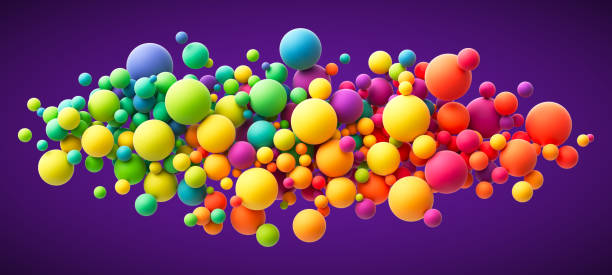
#> input picture Images/image4.jpg, 612 x 275 px, found by its file name
$ python 'image contours.py'
#> lines starting #> are read from the running program, lines starting #| are printed output that depends on the picture; after the words box and inside, x2 and y2 are one past the last pixel; in counts of white or black regions, pixels touching at a corner belong together
# [74 lines of commented-out code are left out]


import cv2
import numpy as np

# Load the image
img = cv2.imread("C:/Users/hp/Desktop/coding/opencv/image4.jpg")
#> img is the input picture: shape (275, 612, 3); mean B, G, R 92.2, 64.8, 113.9
img = cv2.resize(img, (400, 400))
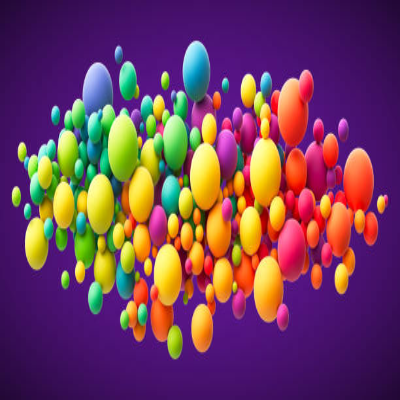
#> img: shape (400, 400, 3); mean B, G, R 92.1, 64.7, 113.9

# Convert to grayscale
img1 = cv2.cvtColor(img, cv2.COLOR_BGR2GRAY)
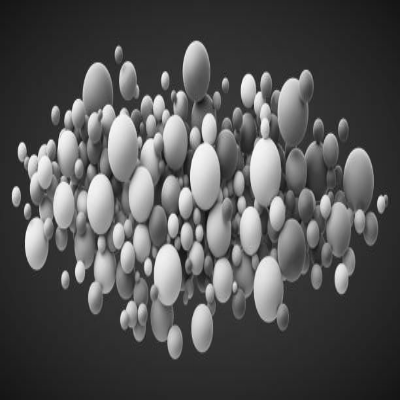
#> img1: shape (400, 400); min 16, max 249, mean 82.6

# Apply thresholding
ret, thresh = cv2.threshold(img1, 127, 255, cv2.THRESH_BINARY)
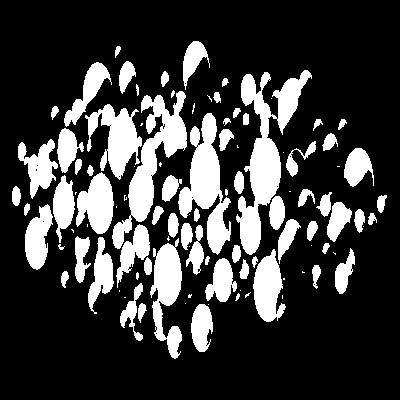
#> thresh: shape (400, 400); 23.1% white; 102 white regions (34 under 20 px)

# Find contours
cnts, hier = cv2.findContours(thresh, cv2.RETR_TREE, cv2.CHAIN_APPROX_SIMPLE)
#> cnts = 124 contours, 60 with area under 20; largest, box (x1, y1, x2, y2) and area: (236, 70, 312, 255) 4306, (112, 91, 187, 249) 3257, (178, 113, 231, 255) 3120, (150, 238, 182, 359) 1961, (85, 104, 142, 180) 1924
area1 = []
# Loop through contours to draw and label centers
for c in cnts:
    M = cv2.moments(c)
    if M["m00"] != 0:
        cx = int(M["m10"] / M["m00"])
        cy = int(M["m01"] / M["m00"])
        # find area
        area = cv2.contourArea(c)
        area1.append(area)
        epsilon = 0.1*cv2.arcLength(c,True)
        data = cv2.approxPolyDP(c,epsilon,True)

        hull = cv2.convexHull(data)
        x,y,w,h = cv2.boundingRect(hull)

        img = cv2.rectangle(img,(x,y),(x+w,y+h),(125,10,20,5))
#> this loop made 124 passes
#> (cx, cy, area, epsilon, data, hull, x, y) on passes 5, 13, 17, 20, 21, 22: (141, 310, 81.5, 4.64, [[142, 303], [140, 322], [146, 310]], [[146, 310], [140, 322], [142, 303]], 140, 303), (131, 311, 374, 18.12, [[141, 283], [120, 316], [138, 340]], [[138, 340], [120, 316], [141, 283]], 120, 283), (64, 277, 70.5, 4.04, [[66, 271], [61, 276], [64, 287]], [[64, 287], [61, 276], [66, 271]], 61, 271), (244, 270, 104, 4.9, [[243, 259], [239, 272], [246, 278]], [[246, 278], [239, 272], [243, 259]], 239, 259), (221, 281, 767.5, 16.53, [[224, 258], [207, 300], [236, 288]], [[236, 288], [207, 300], [224, 258]], 207, 258), (147, 266, 94.5, 4.16, [[147, 257], [144, 270], [149, 274]], [[149, 274], [144, 270], [147, 257]], 144, 257)
#> (cx, cy, area, epsilon, hull, x, y, w) on passes 18, 23, 24, 26, 27, 34: (315, 273, 105.5, 5.89, [[318, 265], [316, 288]], 316, 265, 3), (254, 260, 29.5, 2.96, [[255, 256], [254, 267]], 254, 256, 2), (206, 259, 20.5, 2.11, [[208, 256], [205, 264]], 205, 256, 4), (267, 287, 1437.5, 21.96, [[274, 249], [266, 321]], 266, 249, 9), (343, 273, 430.5, 11.67, [[350, 248], [339, 293]], 339, 248, 12), (166, 291, 1961, 41.25, [[178, 238], [174, 358]], 174, 238, 5)
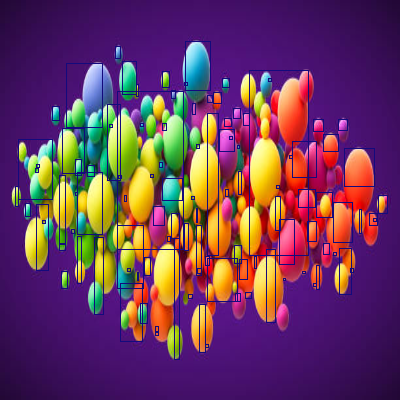
#> img: shape (400, 400, 3); mean B, G, R 93.9, 60.1, 107.7
        # cv2.drawContours(img, [c], -1, (0, 255, 0), 2)

        # cv2.putText(img, "center", (cx - 20, cy - 20), cv2.FONT_HERSHEY_SIMPLEX, 0.5, (255, 255, 255), 2)

# Show images
cv2.imshow("Original Image with Contours", img)
# cv2.imshow("Grayscale Image", img1)
# cv2.imshow("Threshold Image", thresh)
cv2.waitKey(0)
cv2.destroyAllWindows()
